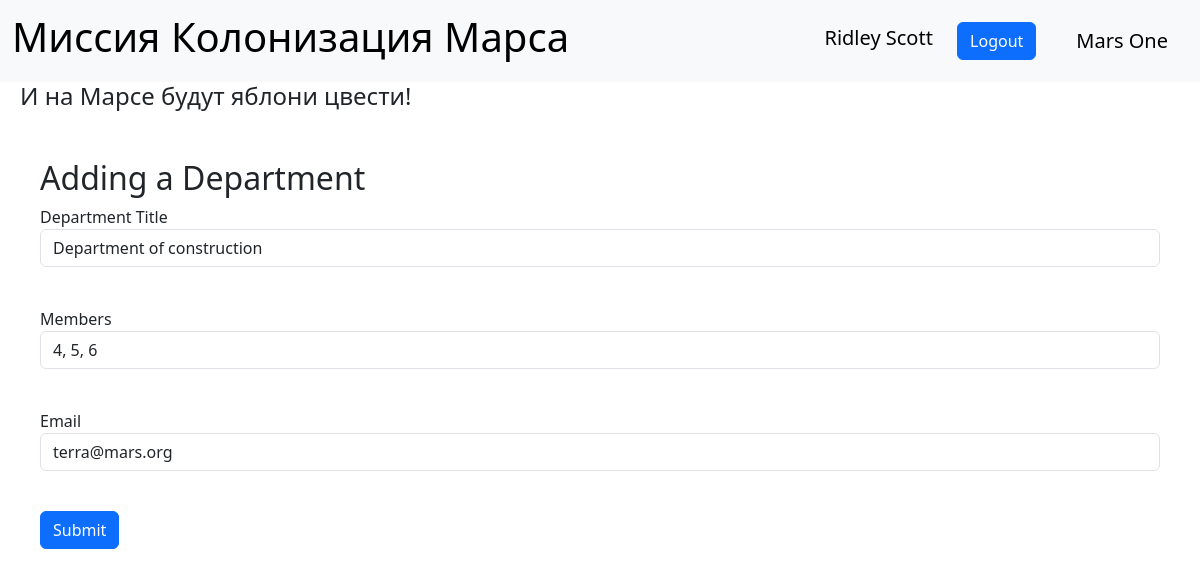
Before: /edit_department/3 (signed in) with the older database file.
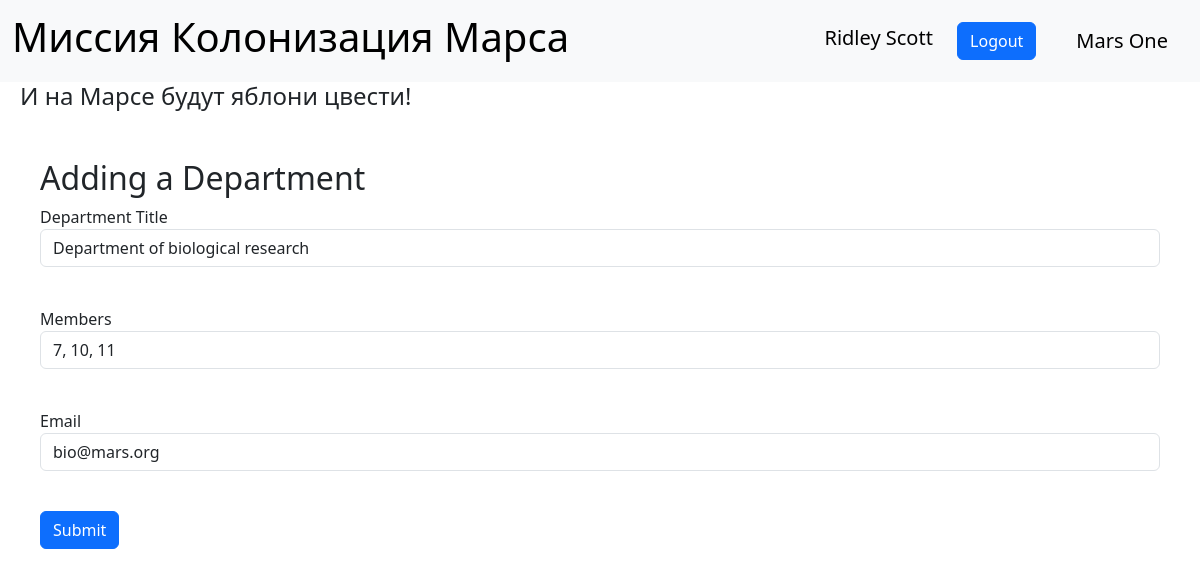
After: the same page with the newer database file.
### data/users.py (models this page shows, shortened)
class User(SqlAlchemyBase, UserMixin, SerializerMixin):
    __tablename__ = 'users'
    id = sqlalchemy.Column(sqlalchemy.Integer,
                           primary_key=True, autoincrement=True)
    surname = sqlalchemy.Column(sqlalchemy.String, nullable=True)
    name = sqlalchemy.Column(sqlalchemy.String, nullable=True)
    age = sqlalchemy.Column(sqlalchemy.Integer, nullable=True)
    position = sqlalchemy.Column(sqlalchemy.String, nullable=True)
    speciality = sqlalchemy.Column(sqlalchemy.String, nullable=True)
    address = sqlalchemy.Column(sqlalchemy.String, nullable=True)
    email = sqlalchemy.Column(sqlalchemy.String, unique=True, nullable=True)
    hashed_password = sqlalchemy.Column(sqlalchemy.String, nullable=True)
    modified_date = sqlalchemy.Column(sqlalchemy.DateTime, nullable=True)

### data/department.py (models this page shows)
class Department(SqlAlchemyBase):
    __tablename__ = 'department'
    id = sqlalchemy.Column(sqlalchemy.Integer, unique=True, primary_key=True, autoincrement=True)
    title = sqlalchemy.Column(sqlalchemy.String, nullable=True)
    members = sqlalchemy.Column(sqlalchemy.String, nullable=True)
    email = sqlalchemy.Column(sqlalchemy.String, nullable=True)
    chief = sqlalchemy.Column(sqlalchemy.Integer, sqlalchemy.ForeignKey("users.id"))
    user = orm.relationship('User')

### main.py (the view, shortened to what this page needs)
@app.route('/edit_department/<int:id>', methods=['GET', 'POST'])
@login_required
def edit_department(id):
    form = AddDepartmentForm()
    if request.method == "GET":
        db_sess = db_session.create_session()
        department = db_sess.query(Department).filter(Department.id == id, or_(Department.chief == current_user.id,
                                                                               current_user.id == 1)).first()
        if department:
            form.title.data = department.title
            form.members.data = department.members
            form.department_email.data = department.email
        else:
            abort(404)
    return render_template('edit_department.html', title='Editing department', form=form)

### forms/add_department.py
class AddDepartmentForm(FlaskForm):
    title = StringField('Department Title', validators=[DataRequired()])
    members = StringField('Members', validators=[DataRequired()])
    department_email = EmailField('Email', validators=[DataRequired()])
    submit = SubmitField('Submit')

### data/db_session.py (called while the page is built)
def create_session() -> Session:
    global __factory
    return __factory()

### main.py (called while the page is built)
@login_manager.user_loader
def load_user(user_id):
    db_sess = db_session.create_session()
    return db_sess.get(User, user_id)

### templates/edit_department.html (shortened to what this page needs)
{% extends "base.html" %}
{% block content %}
<form action="" method="post" style="padding: 40px">
    <h2>Adding a Department</h2>
    <p>
        {{ form.title.label }}<br>
        {{ form.title(class="form-control") }}<br>
    </p>
    <p>
        {{ form.members.label }}<br>
        {{ form.members(class="form-control") }}<br>
    </p>
    <p>
        {{ form.department_email.label }}<br>
        {{ form.department_email(class="form-control", type="email") }}<br>
    </p>
    <p>{{ form.submit(type="submit", class="btn btn-primary") }}</p>
</form>
{% endblock %}

### templates/base.html (shortened to what this page needs)
<!doctype html>
<html lang="en">
<head>
    <link href="https://cdn.jsdelivr.net/npm/bootstrap@5.3.3/dist/css/bootstrap.min.css" rel="stylesheet"
>
    <link href="{{ url_for('static', filename='css/style.css') }}" rel="stylesheet">
</head>
<body>
<nav class="navbar navbar-expand-lg bg-body-tertiary">
    <div class="container-fluid">
        <h1 class="navbar-brand"><a class="return-main" href="/">Миссия Колонизация Марса</a></h1>
        <div class="collapse navbar-collapse nav-bar" id="navbarText">
            <div class="">
                {% if current_user.is_authenticated %}
                <a class="navbar-brand" href="/logout">{{ current_user.name }} {{ current_user.surname }}</a>
                <a class="btn btn-primary" href="/logout">Logout</a>
                {% else %}
                <p>
                    <a class="btn btn-primary " href="/register">Register</a>
                    <a class="btn btn-success" href="/login">Log In</a>
                </p>
                {% endif %}
            </div>
                <a class="navbar-brand" href="#">Mars One</a>
        </div>
    </div>
</nav>
<h4>И на Марсе будут яблони цвести!</h4>
<main role="main" class="contener">
    {% block content %}{% endblock %}
</main>
</body>
</html>

### static/css/style.css (style rules this page uses)
h4 { margin-left: 20px; }
.nav-bar * { margin-right: 20px; }
.return-main { text-decoration: none; color: black; display: inline-block; font-size: 2.5rem; }

Changed rows visible on the page:
changed Department: title "Department of construction" → "Department of biological research"; members "4, 5, 6" → "7, 10, 11"
Other visible differences:
form field department_email: "terra@mars.org" → "bio@mars.org"
